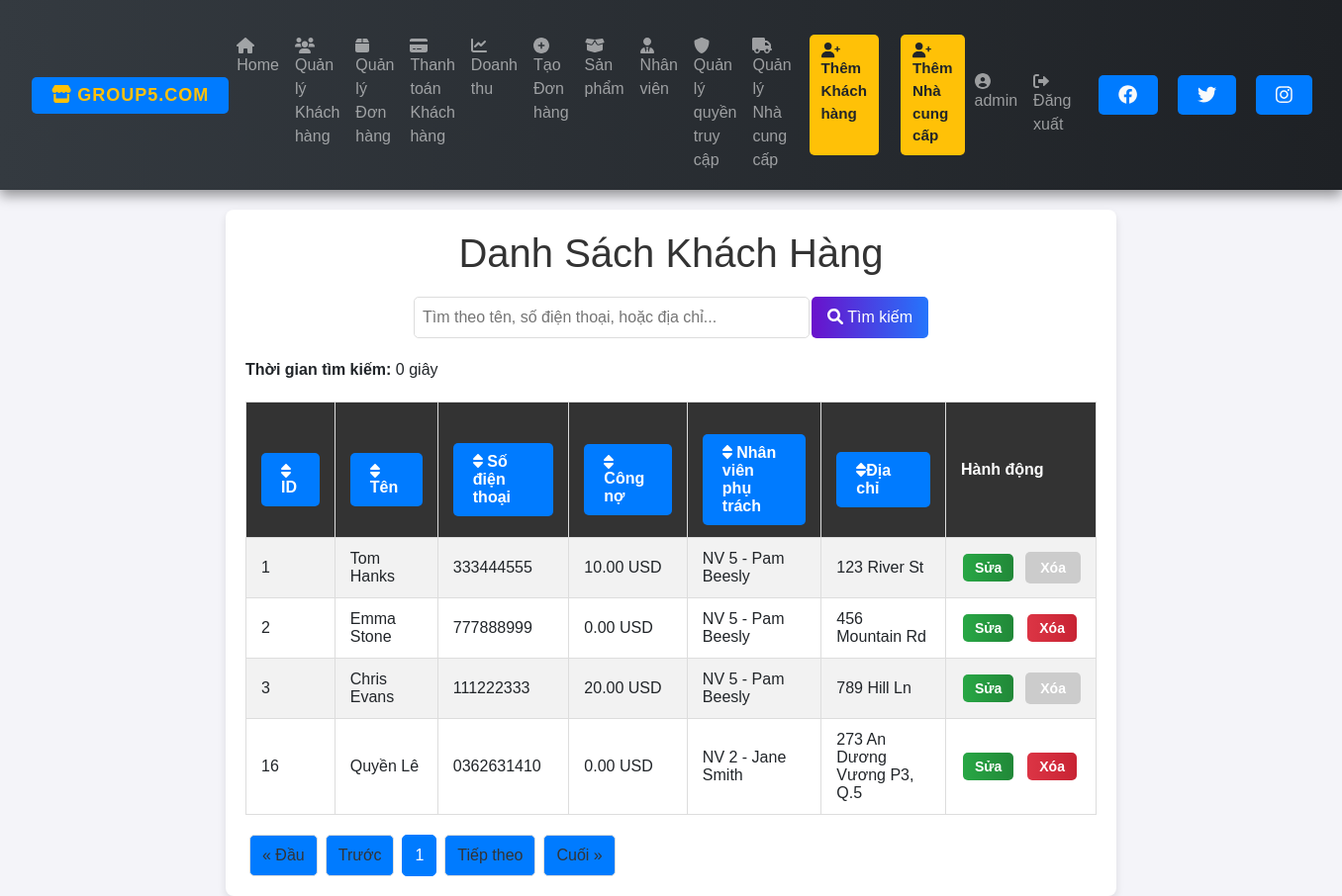
Page /customers.php (signed in) on the earlier database version.
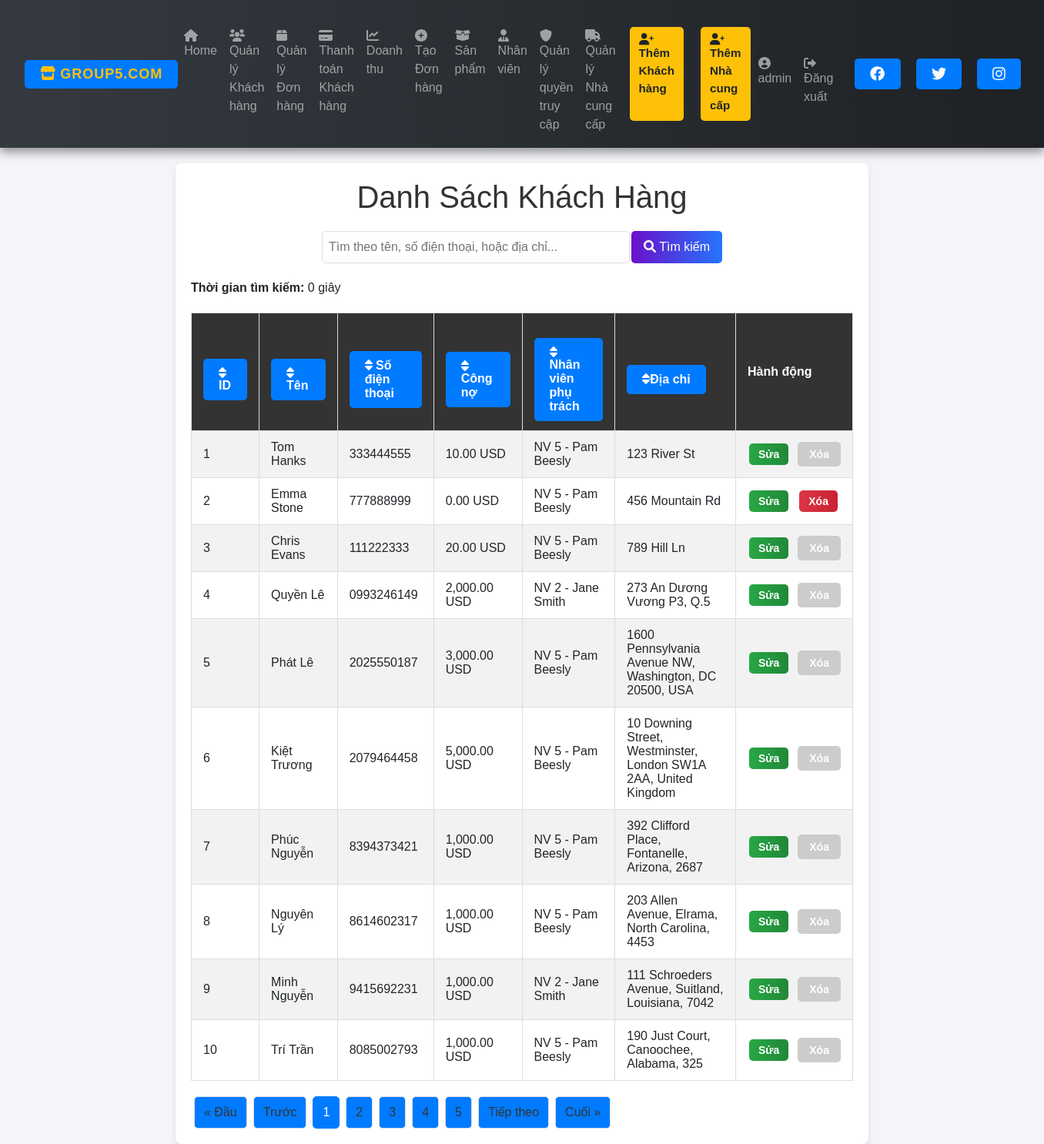
Same page on the later database version.
### tables this page shows
CREATE TABLE `customer` (
  `CusId` int(11) NOT NULL,
  `Fname` varchar(100) DEFAULT NULL,
  `Lname` varchar(100) DEFAULT NULL,
  `Phone` varchar(15) DEFAULT NULL,
  `Address` varchar(200) DEFAULT NULL,
  `Dept` decimal(10,2) DEFAULT NULL,
  `ECode` int(11) DEFAULT NULL
);

### customers.php (the view, shortened to what this page needs)
<?php
require 'connect.php';
include 'nav.php';
$query = isset($_GET['query']) ? $_GET['query'] : '';
$order_by = isset($_GET['order_by']) ? $_GET['order_by'] : 'CusId';
$order_dir = isset($_GET['order_dir']) && $_GET['order_dir'] === 'desc' ? 'desc' : 'asc';
$limit = 10;
$page = isset($_GET['page']) ? (int)$_GET['page'] : 1;
$offset = ($page - 1) * $limit;
$start_time = microtime(true);
$sql = "SELECT c.CusId, c.Fname, c.Lname, c.Phone, c.Address, c.Dept, c.ECode,
CONCAT('NV ', e.ECode, ' - ', e.Fname, ' ', e.Lname) AS EmployeeInfo
FROM customer c
LEFT JOIN employee e ON c.ECode = e.ECode
WHERE (c.Phone LIKE :query)
OR (CONCAT(c.Fname, ' ', c.Lname) LIKE :query
    OR c.Fname LIKE :query
    OR c.Lname LIKE :query
    OR c.Address LIKE :query)
AND e.Role = 'OfficeStaff'
ORDER BY $order_by $order_dir
LIMIT :limit OFFSET :offset";
$stmt = $conn->prepare($sql);
$stmt->bindValue(':query', "%$query%", PDO::PARAM_STR);
$stmt->bindValue(':limit', $limit, PDO::PARAM_INT);
$stmt->bindValue(':offset', $offset, PDO::PARAM_INT);
$stmt->execute();
$customers = $stmt->fetchAll(PDO::FETCH_ASSOC);
$end_time = microtime(true);
$search_time = round($end_time - $start_time, 4);
$total_stmt = $conn->prepare("SELECT COUNT(*) FROM customer WHERE Fname LIKE :query OR Lname LIKE :query OR Phone LIKE :query");
$total_stmt->execute([':query' => "%$query%"]);
$total_rows = $total_stmt->fetchColumn();
$total_pages = ceil($total_rows / $limit);
$new_order_dir = $order_dir === 'asc' ? 'desc' : 'asc';
?>
<!DOCTYPE html>
<html lang="vi">
<head>
    <link rel="stylesheet" href="styles.css">
    <link rel="stylesheet" href="customers.css">
</head>
<body>
    <div class="container">
        <h1>Danh Sách Khách Hàng</h1>
        <form method="GET" action="customers.php" class="search-bar">
            <input type="text" name="query" placeholder="Tìm theo tên, số điện thoại, hoặc địa chỉ..." value="<?= htmlspecialchars($query) ?>">
            <button type="submit"><i class="fa fa-search"></i> Tìm kiếm</button>
        </form>
        <div class="search-time">
            <p><strong>Thời gian tìm kiếm:</strong> <?= $search_time ?> giây</p>
        </div>
        <table>
            <tr>
                <th><a href="?query=<?= htmlspecialchars($query) ?>&order_by=CusId&order_dir=<?= $new_order_dir ?>"><i class="fas fa-sort"></i> ID</a></th>
                <th><a href="?query=<?= htmlspecialchars($query) ?>&order_by=Fname&order_dir=<?= $new_order_dir ?>"><i class="fas fa-sort"></i> Tên</a></th>
                <th><a href="?query=<?= htmlspecialchars($query) ?>&order_by=Phone&order_dir=<?= $new_order_dir ?>"><i class="fas fa-sort"></i> Số điện thoại</a></th>
                <th><a href="?query=<?= htmlspecialchars($query) ?>&order_by=Dept&order_dir=<?= $new_order_dir ?>"><i class="fas fa-sort"></i> Công nợ</a></th>
                <th><a href="?query=<?= htmlspecialchars($query) ?>&order_by=EmployeeInfo&order_dir=<?= $new_order_dir ?>"><i class="fas fa-sort"></i> Nhân viên phụ trách</a></th>
                <th><a href="?query=<?= htmlspecialchars($query) ?>&order_by=EmployeeInfo&order_dir=<?= $new_order_dir ?>"><i class="fas fa-sort"></i>Địa chỉ</a></th>
                <th>Hành động</th>
            </tr>
            <?php if (!empty($customers)): ?>
                <?php foreach ($customers as $customer): ?>
                    <tr>
                        <td><?= htmlspecialchars($customer['CusId']); ?></td>
                        <td><?= htmlspecialchars($customer['Fname'] . " " . $customer['Lname']); ?></td>
                        <td><?= htmlspecialchars($customer['Phone']); ?></td>
                        <td><?= htmlspecialchars(number_format($customer['Dept'], 2)); ?> USD</td>
                        <td><?= htmlspecialchars($customer['EmployeeInfo'] ?? 'Không xác định'); ?></td>
                        <td><?= htmlspecialchars($customer['Address']); ?></td>
                        <td>
                            <div class="action-buttons">
                                <a href="edit_customer.php?id=<?= $customer['CusId']; ?>" class="btn-edit">Sửa</a>
                                <?php if ($customer['Dept'] < 1): ?>
                                    <a href="delete_customer.php?id=<?= $customer['CusId']; ?>" class="btn-delete" onclick="return confirm('Bạn có chắc chắn muốn xóa khách hàng này?');">Xóa</a>
                                <?php else: ?>
                                    <span class="btn-delete disabled" title="Không thể xóa khách hàng có công nợ lớn hơn 1">Xóa</span>
                                <?php endif; ?>
                            </div>
                        </td>
                    </tr>
                <?php endforeach; ?>
            <?php else: ?>
                <tr>
                    <td colspan="7" style="text-align: center;">Không tìm thấy khách hàng nào.</td>
                </tr>
            <?php endif; ?>
        </table>
        <div class="pagination">
            <a href="?query=<?= htmlspecialchars($query) ?>&order_by=<?= htmlspecialchars($order_by) ?>&order_dir=<?= htmlspecialchars($order_dir) ?>&page=1" class="<?= ($page == 1) ? 'disabled' : '' ?>">&laquo; Đầu</a>
            <a href="?query=<?= htmlspecialchars($query) ?>&order_by=<?= htmlspecialchars($order_by) ?>&order_dir=<?= htmlspecialchars($order_dir) ?>&page=<?= max(1, $page - 1) ?>" class="<?= ($page == 1) ? 'disabled' : '' ?>">Trước</a>
            <?php
            $max_pages_to_show = 5;
            $half_max_pages = floor($max_pages_to_show / 2);
            $start_page = max(1, $page - $half_max_pages);
            $end_page = min($total_pages, $page + $half_max_pages);
            if ($page - $half_max_pages < 1) {
                $end_page = min($total_pages, $end_page + (1 - ($page - $half_max_pages)));
            } elseif ($page + $half_max_pages > $total_pages) {
                $start_page = max(1, $start_page - ($page + $half_max_pages - $total_pages));
            }
            for ($i = $start_page; $i <= $end_page; $i++):
            ?>
                <a href="?query=<?= htmlspecialchars($query) ?>&order_by=<?= htmlspecialchars($order_by) ?>&order_dir=<?= htmlspecialchars($order_dir) ?>&page=<?= $i ?>" class="<?= ($i == $page) ? 'active' : '' ?>"><?= $i ?></a>
            <?php endfor; ?>
            <a href="?query=<?= htmlspecialchars($query) ?>&order_by=<?= htmlspecialchars($order_by) ?>&order_dir=<?= htmlspecialchars($order_dir) ?>&page=<?= min($total_pages, $page + 1) ?>" class="<?= ($page == $total_pages) ? 'disabled' : '' ?>">Tiếp theo</a>
            <a href="?query=<?= htmlspecialchars($query) ?>&order_by=<?= htmlspecialchars($order_by) ?>&order_dir=<?= htmlspecialchars($order_dir) ?>&page=<?= $total_pages ?>" class="<?= ($page == $total_pages) ? 'disabled' : '' ?>">Cuối &raquo;</a>
        </div>
    </div>
</body>
</html>

### nav.php (shortened to what this page needs)
<link href="https://cdn.jsdelivr.net/npm/bootstrap@5.3.0/dist/css/bootstrap.min.css" rel="stylesheet">
<link rel="stylesheet" href="https://cdnjs.cloudflare.com/ajax/libs/font-awesome/6.0.0-beta3/css/all.min.css">
<link rel="stylesheet" href="nav.css">
<nav class="navbar navbar-expand-lg navbar-dark">
    <div class="container-fluid">
        <a href="index.php" class="navbar-brand"><i class="fas fa-store"></i> GROUP5.COM</a>
        <div class="collapse navbar-collapse" id="navbarNav">
            <ul class="navbar-nav me-auto mb-2 mb-lg-0">
                <li class="nav-item"><a class="nav-link" href="index.php"><i class="fas fa-home"></i> Home</a></li>
                <li class="nav-item"><a class="nav-link" href="customers.php"><i class="fas fa-users"></i> Quản lý Khách hàng</a></li>
                <li class="nav-item"><a class="nav-link" href="orders.php"><i class="fas fa-box"></i> Quản lý Đơn hàng</a></li>
                <li class="nav-item"><a class="nav-link" href="customer_payments.php"><i class="fas fa-credit-card"></i> Thanh toán Khách hàng</a></li>
                <li class="nav-item"><a class="nav-link" href="sales_statistics.php"><i class="fas fa-chart-line"></i> Doanh thu</a></li>
                <li class="nav-item"><a class="nav-link" href="create_order.php"><i class="fas fa-plus-circle"></i> Tạo Đơn hàng</a></li>
                <li class="nav-item"><a class="nav-link" href="product_manager.php"><i class="fas fa-box-open"></i> Sản phẩm</a></li>
                <li class="nav-item"><a class="nav-link" href="employees.php"><i class="fas fa-user-tie"></i> Nhân viên</a></li>
                <li class="nav-item"><a class="nav-link" href="access_control.php"><i class="fas fa-shield-alt"></i> Quản lý quyền truy cập</a></li>
                <li class="nav-item"><a class="nav-link" href="supplier.php"><i class="fas fa-truck"></i> Quản lý Nhà cung cấp</a></li>
            </ul>
            <div class="action-buttons d-flex">
                <a class="nav-link" href="add_customer.php"><i class="fas fa-user-plus"></i> Thêm Khách hàng</a>
                <a class="nav-link" href="add_supplier.php"><i class="fas fa-user-plus"></i> Thêm Nhà cung cấp</a>
            </div>
            <ul class="navbar-nav ms-auto">
                <li class="nav-item"><a class="nav-link" href="#"><i class="fas fa-user-circle"></i> <?php echo htmlspecialchars($_SESSION['username']); ?></a></li>
                <li class="nav-item"><a class="nav-link" href="logout.php"><i class="fas fa-sign-out-alt"></i> Đăng xuất</a></li>
            </ul>
            <div class="social-icons d-none d-lg-flex" style="margin: 10px;">
                <a href="https://facebook.com" target="_blank" style="margin: 10px;"><i class="fab fa-facebook"></i></a>
                <a href="https://x.com" target="_blank" style="margin: 10px;"><i class="fab fa-twitter"></i></a>
                <a href="https://instagram.com" target="_blank" style="margin: 10px;"><i class="fab fa-instagram"></i></a>
            </div>
        </div>
    </div>
</nav>

### nav.css (style rules this page uses)
.navbar { background: linear-gradient(90deg, #1e2125, #343a40); padding: 10px 20px; color: #fff; box-shadow: 0 4px 8px rgba(0, 0, 0, 0.2); font-family: 'Poppins', sans-serif; transition: all 0.4s ease-in-out; }
.navbar-brand { color: #ffc107 !important; font-weight: 600; text-transform: uppercase; letter-spacing: 1px; transition: color 0.3s ease-in-out; font-size: 18px; margin: 0; }
.action-buttons .nav-link { background-color: #ffc107; color: #212529 !important; font-size: 0.95rem; font-weight: 600; margin-left: 10px; border-radius: 5px; padding: 8px 12px; transition: background-color 0.3s ease, transform 0.3s ease; }
.social-icons a { font-size: 1.2rem; margin-right: 15px; color: #f8f9fa; transition: color 0.3s ease, transform 0.3s ease; }

### styles.css (style rules this page uses)
body { font-family: Arial, sans-serif; background-color: #f4f4f4; margin: 0; padding: 0; }
h1, h2 { color: #333; }
.container { width: 80%; margin: 0 auto; background-color: #fff; padding: 20px; box-shadow: 0 0 10px rgba(0, 0, 0, 0.1); margin-top: 20px; }
table { width: 100%; border-collapse: collapse; margin-top: 20px; }
table, th, td { border: 1px solid #ddd; }
th, td { padding: 10px; text-align: left; }
th { background-color: #f2f2f2; }
a { display: inline-block; margin-top: 20px; padding: 10px 20px; background-color: #007bff; color: #fff; text-decoration: none; border-radius: 5px; }

### customers.css (style rules this page uses)
body { font-family: Arial, sans-serif; background: #f4f4f9; display: flex; flex-direction: column; }
.container { max-width: 900px; width: 100%; background: #fff; padding: 20px; border-radius: 8px; box-shadow: 0px 4px 8px rgba(0, 0, 0, 0.1); }
h1 { color: #333; text-align: center; margin-bottom: 20px; }
.search-bar { display: flex; justify-content: center; margin-bottom: 20px; }
.search-bar input[type="text"] { padding: 8px; width: 100%; max-width: 400px; border: 1px solid #ddd; border-radius: 5px; outline: none; }
.search-bar button { background: linear-gradient(to right, #6a11cb, #2575fc); color: white; border: none; padding: 8px 16px; margin-left: 2px; cursor: pointer; border-radius: 5px; transition: background-color 0.3s, transform 0.2s; }
table { width: 100%; border-collapse: collapse; margin-bottom: 20px; }
th, td { padding: 12px 15px; text-align: left; }
th { background-color: #333; color: white; cursor: pointer; }
th a { text-decoration: none; color: white; }
tr:nth-child(even) { background-color: #f2f2f2; }
.action-buttons a { padding: 6px 12px; margin: 2px; border-radius: 5px; text-decoration: none; color: white; transition: 0.2s; }
.pagination { display: flex; }
.pagination a { color: #333; padding: 8px 12px; margin: 0 4px; border-radius: 5px; border: 1px solid #ddd; text-decoration: none; transition: 0.3s; }
.pagination a.active { background-color: #007bff; color: white; border: 1px solid #007bff; }

### customers.php (style rules this page uses)
.btn-edit { background: linear-gradient(to right, #28a745, #218838); color: white; border: none; padding: 8px 15px; font-size: 14px; font-weight: bold; text-decoration: none; border-radius: 5px; cursor: pointer; transition: all 0.3s ease; }
.btn-delete { background: linear-gradient(to right, #dc3545, #c82333); color: white; border: none; padding: 8px 15px; font-size: 14px; font-weight: bold; text-decoration: none; border-radius: 5px; cursor: pointer; transition: all 0.3s ease; }
.action-buttons { display: flex; gap: 10px; }
.btn-delete.disabled { background: #ccc; cursor: not-allowed; }

Differences in the rows shown:
no longer on this page (row edited): customer: CusId "16", Fname+Lname "Quyền Lê", Phone "0362631410", Dept "0.00", EmployeeInfo "NV 2 - Jane Smith", Address "273 An Dương Vương P3, Q.5"
added customer: CusId "4", Fname+Lname "Quyền Lê", Phone "0993246149", Dept "2,000.00", EmployeeInfo "NV 2 - Jane Smith", Address "273 An Dương Vương P3, Q.5", shows "Xóa"
added customer: CusId "5", Fname+Lname "Phát Lê", Phone "2025550187", Dept "3,000.00", EmployeeInfo "NV 5 - Pam Beesly", Address "1600 Pennsylvania Avenue NW, Washington, DC 20500, USA", shows "Xóa"
added customer: CusId "6", Fname+Lname "Kiệt Trương", Phone "2079464458", Dept "5,000.00", EmployeeInfo "NV 5 - Pam Beesly", Address "10 Downing Street, Westminster, London SW1A 2AA, United Kingdom", shows "Xóa"
added customer: CusId "7", Fname+Lname "Phúc Nguyễn", Phone "8394373421", Dept "1,000.00", EmployeeInfo "NV 5 - Pam Beesly", Address "392 Clifford Place, Fontanelle, Arizona, 2687", shows "Xóa"
added customer: CusId "8", Fname+Lname "Nguyên Lý", Phone "8614602317", Dept "1,000.00", EmployeeInfo "NV 5 - Pam Beesly", Address "203 Allen Avenue, Elrama, North Carolina, 4453", shows "Xóa"
added customer: CusId "9", Fname+Lname "Minh Nguyễn", Phone "9415692231", Dept "1,000.00", EmployeeInfo "NV 2 - Jane Smith", Address "111 Schroeders Avenue, Suitland, Louisiana, 7042", shows "Xóa"
added customer: CusId "10", Fname+Lname "Trí Trần", Phone "8085002793", Dept "1,000.00", EmployeeInfo "NV 5 - Pam Beesly", Address "190 Just Court, Canoochee, Alabama, 325", shows "Xóa"
Other differences:
new list line: "2"
new list line: "3"
new list line: "4"
new list line: "5"
